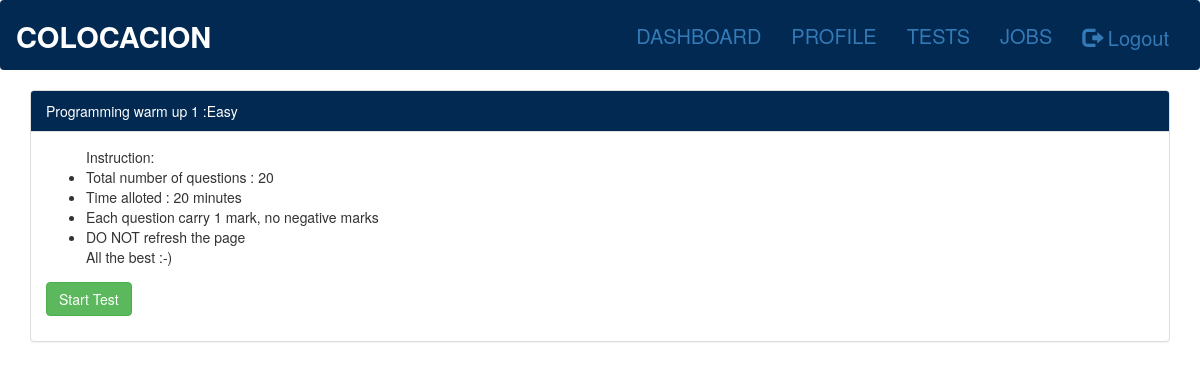
The page /users/taketests/easy/ (signed in) on the database as committed earlier.
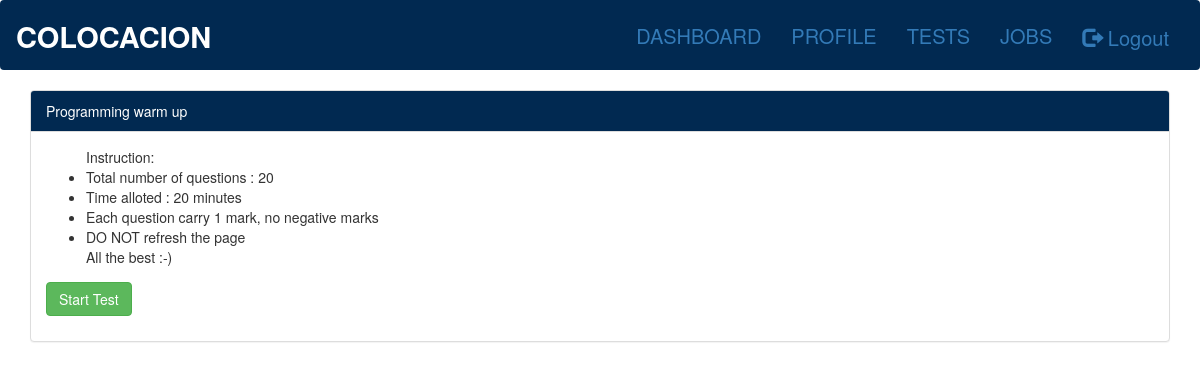
The same page on the database as committed later.
### users/models.py (models this page shows, shortened)
class Tests(models.Model):
	LEVELS=(
		('easy','easy'),
		('medium','medium'),
		('difficult','difficult'),
		)
	test_id = models.AutoField(primary_key=True)
	title = models.CharField(max_length=300, blank=False)
	level = models.CharField(max_length=10,choices=LEVELS)
	total_marks = models.IntegerField()

### users/views.py (the view)
# urls.py: url(r'^taketests/(?P<tlevel>[a-z]+)/$', views.taketests, name='taketests'),
def taketests(request, tlevel):
	test = get_object_or_404(Tests, level=tlevel)
	if TestsTaken.objects.filter(email=request.session['email'], test_id=test.test_id).exists():
		teststaken = TestsTaken.objects.filter(email=request.session['email']).values('test_id','marks_obtained'
				,'test_id__level','test_id__total_marks','test_id__title')
		messages.error(request, 'Test already taken')
		return render(request,'users/tests.html',{'tests':teststaken})
	else:
		question = Questions.objects.get(test_id=test.test_id, question_id=1)
		request.session['marks'] = 0
		return render(request, 'users/taketests.html', {'question':question, 'test':test})

### users/templates/users/taketests.html (shortened to what this page needs)
{% extends 'users/base.html' %}
{% block content %}
<div class="container">
  <div class="panel panel-default">
    <div class="panel-heading" style="background-color:#012951;color:white">{{ test.title }}</div>
    <div class="panel-body">
       <ul>
        Instruction:
        <li>Total number of questions : 20 </li>
        <li>Time alloted : 20 minutes </li>
        <li>Each question carry 1 mark, no negative marks </li>
        <li>DO NOT refresh the page</li>
        All the best :-)
      </ul>
       <button type="button" class="btn btn-success" onclick="location.href='{% url 'users:question' testid=test.test_id questionid=question.question_id %}'">Start Test</button>
    </div>
    </div>
  </div>
{% endblock %}

Rows that differ between the two databases and show on the page:
changed Tests: title "Programming warm up 1 :Easy" → "Programming warm up"
